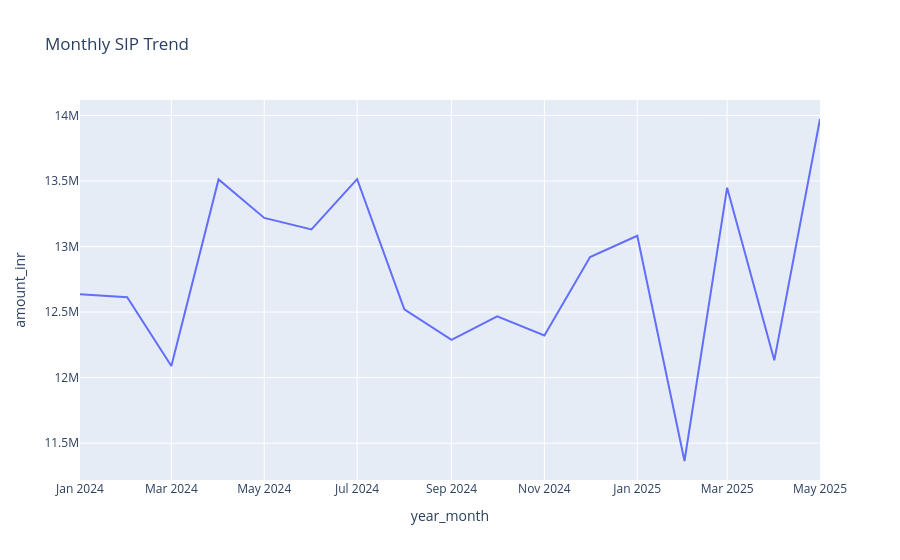

Write notebook code for a chart like this one.
### Code cell
# 3. SIP INFLOW TREND

sip_df = txn_df[
    txn_df["transaction_type"].str.upper() == "SIP"
].copy()

sip_df["year_month"] = sip_df[
    "transaction_date"
].dt.to_period("M")

sip_monthly = sip_df.groupby(
    "year_month"
)["amount_inr"].sum().reset_index()

sip_monthly["year_month"] = (
    sip_monthly["year_month"].astype(str)
)

fig = px.line(
    sip_monthly,
    x="year_month",
    y="amount_inr",
    title="Monthly SIP Trend"
)

fig.show()

### Figure 1 — Plotly figure (JSON) as saved in the notebook; plotly's stock layout.template omitted (floating-point values rounded to 4 significant figures)
{"data": [{"hovertemplate": "year_month=%{x}<br>amount_inr=%{y}<extra></extra>", "legendgroup": "", "line": {"color": "#636efa", "dash": "solid"}, "marker": {"symbol": "circle"}, "mode": "lines", "name": "", "orientation": "v", "showlegend": false, "type": "scatter", "x": ["2024-01", "2024-02", "2024-03", "2024-04", "2024-05", "2024-06", "2024-07", "2024-08", "2024-09", "2024-10", "2024-11", "2024-12", "2025-01", "2025-02", "2025-03", "2025-04", "2025-05"], "xaxis": "x", "y": [12635349, 12613376, 12088413, 13512385, 13218606, 13131150, 13513884, 12521433, 12288778, 12467875, 12321673, 12920130, 13082145, 11363922, 13449360, 12132001, 13973011], "yaxis": "y"}], "layout": {"legend": {"tracegroupgap": 0}, "title": {"text": "Monthly SIP Trend"}, "xaxis": {"anchor": "y", "domain": [0, 1], "title": {"text": "year_month"}}, "yaxis": {"anchor": "x", "domain": [0, 1], "title": {"text": "amount_inr"}}}}
